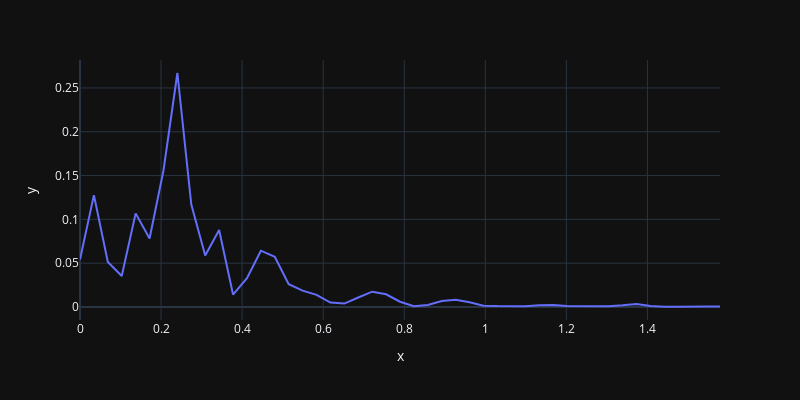

The code cell stored with this chart in its notebook:
### Code cell
f, pxx =sp.signal.welch(x,fs)
fig=px.line(x=f,y=pxx, template='plotly_dark')
fig.update_layout(
    autosize=False,
    width=800,
    height=400,)
fig.show()

### Figure 1 — Plotly figure (JSON) as saved in the notebook; plotly's stock layout.template omitted (floating-point values rounded to 4 significant figures)
{"data": [{"hovertemplate": "x=%{x}<br>y=%{y}<extra></extra>", "legendgroup": "", "line": {"color": "#636efa", "dash": "solid"}, "marker": {"symbol": "circle"}, "mode": "lines", "name": "", "orientation": "v", "showlegend": false, "type": "scatter", "x": [0, 0.03433, 0.06865, 0.103, 0.1373, 0.1716, 0.206, 0.2403, 0.2746, 0.3089, 0.3433, 0.3776, 0.4119, 0.4462, 0.4806, 0.5149, 0.5492, 0.5836, 0.6179, 0.6522, 0.6865, 0.7209, 0.7552, 0.7895, 0.8238, 0.8582, 0.8925, 0.9268, 0.9611, 0.9955, 1.03, 1.064, 1.098, 1.133, 1.167, 1.201, 1.236, 1.27, 1.304, 1.339, 1.373, 1.407, 1.442, 1.476, 1.51, 1.545, 1.579], "xaxis": "x", "y": [0.05416, 0.1277, 0.05145, 0.03545, 0.1068, 0.07826, 0.1558, 0.2671, 0.1169, 0.0588, 0.08788, 0.01421, 0.03293, 0.06425, 0.0574, 0.02599, 0.01868, 0.01384, 0.005007, 0.003917, 0.01081, 0.01749, 0.0145, 0.006048, 0.0009337, 0.002375, 0.006861, 0.008202, 0.005356, 0.001454, 0.001053, 0.001022, 0.0009706, 0.001943, 0.002235, 0.001174, 0.001154, 0.0007906, 0.000924, 0.002017, 0.003449, 0.001166, 0.0001596, 0.0002183, 5.245e-06, 0.0006193, 0.000571], "yaxis": "y"}], "layout": {"autosize": false, "height": 400, "legend": {"tracegroupgap": 0}, "margin": {"t": 60}, "width": 800, "xaxis": {"anchor": "y", "autorange": true, "domain": [0, 1], "range": [0, 1.579], "title": {"text": "x"}, "type": "linear"}, "yaxis": {"anchor": "x", "autorange": true, "domain": [0, 1], "range": [-0.01483, 0.2819], "title": {"text": "y"}, "type": "linear"}}}
